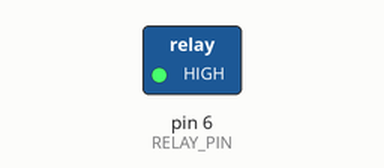
Recording of a sketch running on a simulated Arduino Uno, built with avr-gcc and run on an emulated ATmega328P. Parts: switched loads named in the sketch (green lamp = pin HIGH).

Above: at 2.5 s.
At 7.5 s:
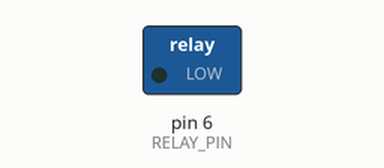
Timing chart, 0 to 13.0 s (numbered marks = the images above):
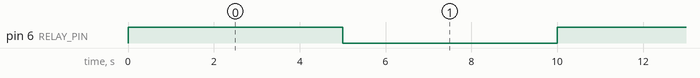

Measured:
- by itself, pin 6 (RELAY_PIN): alternates HIGH for 5.0 s and LOW for 5.0 s

The sketch:

relayTest.ino
```cpp
// This is a simple test program to test the relay module

#define RELAY_PIN 6

void setup() {
  pinMode(RELAY_PIN, OUTPUT);
}

void loop() {
  digitalWrite(RELAY_PIN, HIGH); // Turn the relay on (HIGH is the voltage level)
  delay(5000);                   // Wait for two seconds
  digitalWrite(RELAY_PIN, LOW);  // Turn the relay off by making the voltage LOW
  delay(5000);                   // Wait for two seconds
}
```
